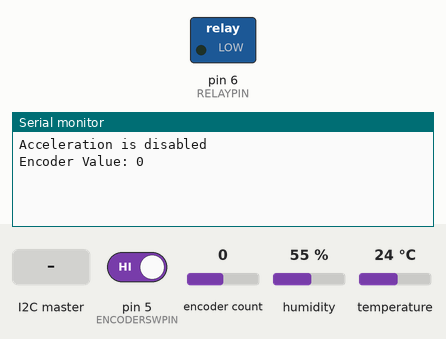
The program below on a simulated Arduino Uno, built with avr-gcc and run on an emulated ATmega328P. Shown: switched loads named in the program (green lamp = pin HIGH), the last lines printed to the serial monitor. The test bench sets the inputs (shaded band); at power-on: pin 5 (ENCODERSWPIN) HIGH, encoder count 0, humidity 55 %, temperature 24 °C.

Above: at 1.2 s.
1.3 s: pin 5 (ENCODERSWPIN) driven LOW
4.0 s: encoder count set to 1
At 4.6 s:
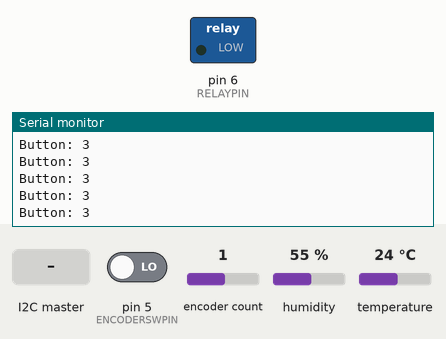
10.4 s: the I2C master sends the byte 1
At 11.6 s:
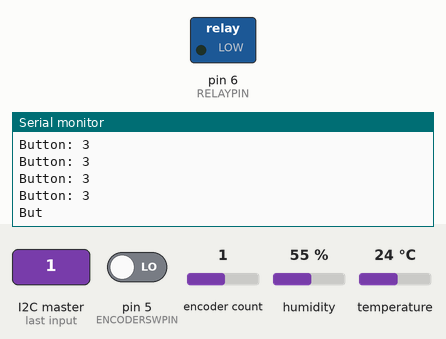

The program:

main.cpp
```cpp
#include <Arduino.h>
#include <Wire.h>
#include "Config.h"


#ifdef HAS_DHT
  #include <dht.h>
  dht DHT;
  float temperature[TEMP_COUNT];
  int8_t tppos = 1;
#endif


#ifdef HAS_ROTARY_ENCODER
  #include <ClickEncoder.h>
  int16_t oldEncPos, encPos;
  uint8_t buttonState;


  ClickEncoder encoder(ENCODERCLKPIN, ENCODERDTPIN, ENCODERSWPIN, STEPS, LOW);
  void timerIsr() {
    encoder.service();
  }
#endif


enum __attribute__((__packed__)) COMMAND {
  RELAY = 'R',
};

struct __attribute__((packed, aligned(1))) sensorInValue_t {
    COMMAND cmd;
    bool    relay;
};

struct __attribute__((packed, aligned(1))) sensorOutValue_t {
    float   temperature;
    float   humidity;
    int8_t  encoder;
    byte    select;
    bool    relay;
};

union __attribute__((packed, aligned(1))) sensorValue_t {
    sensorInValue_t in;
    sensorOutValue_t out;
};

union  __attribute__((packed, aligned(1))) I2C_Packet_t {
    sensorValue_t sensorData;
    byte I2CPacket[sizeof(sensorValue_t)];
};


void requestI2CEvent();
void receiveI2CEvent(int numBytes);

void setup() {
  Serial.begin(9600);
//  while(!Serial);

//  Wire.setClock(10000);
  Wire.begin(I2CADDRESS);
  Wire.onReceive(receiveI2CEvent);
  Wire.onRequest(requestI2CEvent);

  #ifdef HAS_ROTARY_ENCODER
    encoder.setAccelerationEnabled(true);

    Serial.print("Acceleration is ");
    Serial.println((encoder.getAccelerationEnabled()) ? "enabled" : "disabled");

    oldEncPos = -1;
  #endif
  // End Click Encoder
  #ifdef HAS_RELAY
    pinMode(RELAYPIN,OUTPUT);
  #endif

}


I2C_Packet_t outData;

#ifdef HAS_ROTARY_ENCODER
void loopClickEncoder() {
  encoder.service();
  encPos += encoder.getValue();
  buttonState = encoder.getButton();

    if (encPos != oldEncPos) {
      outData.sensorData.out.encoder = encPos;
      oldEncPos = encPos;
      #ifdef DEBUG_EVENT
        Serial.print(F("Encoder Value: "));
        Serial.println(encPos);
      #endif
    }


  if (buttonState != 0) {
    outData.sensorData.out.select = buttonState;
    #ifdef DEBUG_EVENT
      Serial.print("Button: "); Serial.println(buttonState);
    #endif
    switch (buttonState) {
      case ClickEncoder::Open:          //0
        break;

      case ClickEncoder::Closed:        //1
        break;

      case ClickEncoder::Pressed:       //2
        break;

      case ClickEncoder::Held:          //3
        break;

      case ClickEncoder::Released:      //4
        break;

      case ClickEncoder::Clicked:       //5
        break;

      case ClickEncoder::DoubleClicked: //6
        break;
    }
  }
}
#endif

unsigned long lastRead;

void loop() {
  #ifdef HAS_ROTARY_ENCODER
    loopClickEncoder();
  #endif

  if(millis() - lastRead > 2000){
    #ifdef HAS_RELAY
      outData.sensorData.out.relay       = digitalRead(RELAYPIN) == HIGH;
    #endif
    // READ DATA
    #ifdef HAS_DHT
      #ifdef DEBUG_EVENT
        Serial.print("DHT22, \t");
      #endif
      int chk = DHT.read22(DHTPIN);
        switch (chk)
        {
          case DHTLIB_OK:
            #ifdef DEBUG_EVENT
              Serial.print("OK,\t");
              Serial.print(DHT.humidity, 1);
              Serial.print(",\t");
              Serial.println(DHT.temperature, 1);
            #endif
            temperature[tppos] = DHT.temperature;
            tppos=(tppos+1) % TEMP_COUNT;
            if(temperature[0] != 0){
              float avg = 0;
              for(byte i=0; i < TEMP_COUNT;i++){
                avg+=temperature[i]+FIXED_CORRECTION;
              }
              outData.sensorData.out.temperature = avg / TEMP_COUNT;
            }
            outData.sensorData.out.humidity    = DHT.humidity;
            break;
          #ifdef DEBUG_EVENT
            case DHTLIB_ERROR_CHECKSUM:
              Serial.println("Checksum error,\t");
              break;
            case DHTLIB_ERROR_TIMEOUT:
              Serial.println("Time out error,\t");
              break;
            default:
              Serial.println("Unknown error,\t");
              break;
        #endif
        }
    #endif
    lastRead = millis();
  }
}

#define OUT_BUFFER sizeof(I2C_Packet_t)
#define IN_BUFFER  sizeof(I2C_Packet_t)


void receiveI2CEvent(int numBytes) {
  I2C_Packet_t inData;
  #ifdef DEBUG_I2C_IN
    Serial.print(F("IN I2C Event:"));
    Serial.print(numBytes);
    Serial.print(F(":"));
    Serial.print(Wire.available());
    Serial.print(F(":"));
    Serial.print(IN_BUFFER);
    Serial.print(F(":"));
  #endif
  if(numBytes > (int)IN_BUFFER){
    #ifdef DEBUG_I2C_IN
     Serial.print(F("*OWF*"));
    #endif
  }
  if(numBytes > 0){
    Wire.setTimeout(500);
    size_t readed = Wire.readBytes(inData.I2CPacket,IN_BUFFER);

    #ifdef DEBUG_I2C_IN
      for(size_t i=0; i < readed; i++){
        Serial.write(inData.I2CPacket[i]);
        Serial.write(" [");
        Serial.print(inData.I2CPacket[i],HEX);
        Serial.write("] ");
      }
      Serial.print(readed == numBytes?F(":OK"):F(":KO"));
    #endif
    // Empty the bus!
    while(Wire.available())Wire.read();

    switch(inData.sensorData.in.cmd){
      #ifdef HAS_RELAY
        case RELAY:
          #ifdef DEBUG_EVENT
            Serial.print("Relay PIN:");
            Serial.print(inData.sensorData.in.relay?"HIGH":"LOW");
          #endif
          digitalWrite(RELAYPIN,inData.sensorData.in.relay?HIGH:LOW);
          break;
      #endif
      default:
        Serial.print("*ERR UNK:");
        Serial.print(inData.sensorData.in.cmd);
        break;
    }

  }
  #if defined(DEBUG_I2C_IN) || defined(DEBUG_EVENT)
    Serial.println();
  #endif

        //Visualizzazione.
        /*
        I2C_Packet_t testData;
        testData.sensorData.in.cmd = RELAY;
        testData.sensorData.in.relay = true;
      for(size_t i=0; i < IN_BUFFER; i++){
        Serial.write(testData.I2CPacket[i]);
        Serial.write(" [");
        Serial.print(testData.I2CPacket[i],HEX);
        Serial.write("] ");
      }
    Serial.println();
*/

}

void requestI2CEvent() {
  #ifdef DEBUG_I2C_OUT
    Serial.print(F("OUT I2C Event:"));
    Serial.print(" -T-> ");
    Serial.print(outData.sensorData.out.temperature);
    Serial.print(" -H-> ");
    Serial.print(outData.sensorData.out.humidity);
    Serial.print(" -R-> ");
    Serial.print(outData.sensorData.out.relay);
    Serial.print(" -E-> ");
    Serial.print(outData.sensorData.out.encoder);
    Serial.print(" -S-> ");
    Serial.print(outData.sensorData.out.select);
    Serial.print(F("D:'"));
    for(byte i=0; i < OUT_BUFFER; i++){
      Serial.write(outData.I2CPacket[i]);
      Serial.write(" [");
      Serial.print(outData.I2CPacket[i],HEX);
      Serial.write("] ");
    }
    Serial.print("' --> ");
  #endif
  size_t sent = Wire.write(outData.I2CPacket,OUT_BUFFER);
  #ifdef DEBUG_I2C_OUT
    Serial.println(sent);
  #endif
  outData.sensorData.out.select = 0;
}
```

Config.h
```cpp
#pragma once

/**
 * @brief Debug
 *
 */
//#define DEBUG_I2C_OUT
//#define DEBUG_I2C_IN
#define DEBUG_EVENT

/**
 * @brief I2C Config
 *
 */
#define I2CADDRESS 0x08


/**
 * @brief DHT sensors
 *
 */
#define HAS_DHT
#ifdef HAS_DHT
    #define DHTPIN     PD7
    #define TEMP_COUNT 5
    #define FIXED_CORRECTION -2.0
#endif

/**
 * @brief Relay
 *
 */
#define HAS_RELAY
#ifdef HAS_RELAY
    #define RELAYPIN   PD6
#endif

/**
 * @brief Rotary Encoder
 *
 */
#define HAS_ROTARY_ENCODER
#ifdef HAS_ROTARY_ENCODER
    #define ENCODERSWPIN  PD5
    #define ENCODERCLKPIN PD4
    #define ENCODERDTPIN  PD3
    #define STEPS 4
#endif
```

Measured:
- after the input at 4.0 s, the serial monitor: prints a new line after 0.07 s (image 1)
